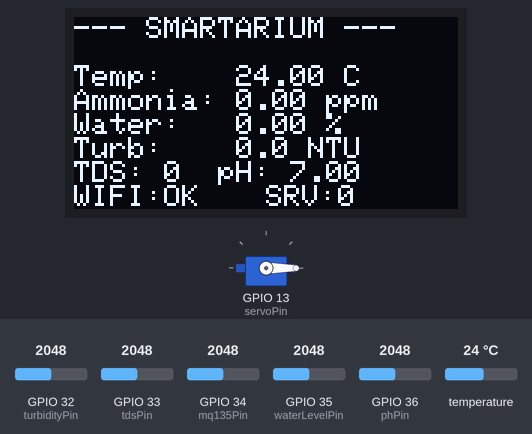
This program was run on a simulated ESP32. Parts: servo, 128×64 one-colour display. Inputs (shaded band) come from the test bench; at power-on: temperature 24 °C, GPIO 32 (turbidityPin) = 2048, GPIO 33 (tdsPin) = 2048, GPIO 34 (mq135Pin) = 2048, GPIO 35 (waterLevelPin) = 2048, GPIO 36 (phPin) = 2048. WiFi joins after 1.5 s; servers stay silent unless stated; uploads are accepted with an empty reply; what the program prints to the serial monitor is not drawn.

Above: at 5.6 s.
5.7 s: temperature set to 12 °C
At 13.4 s:
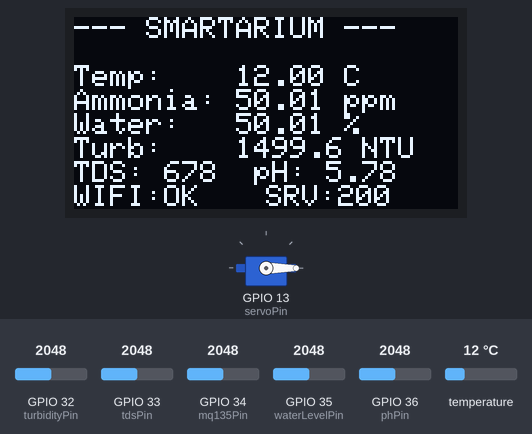
17.3 s: GPIO 32 (turbidityPin) set to 2866
At 24.3 s:
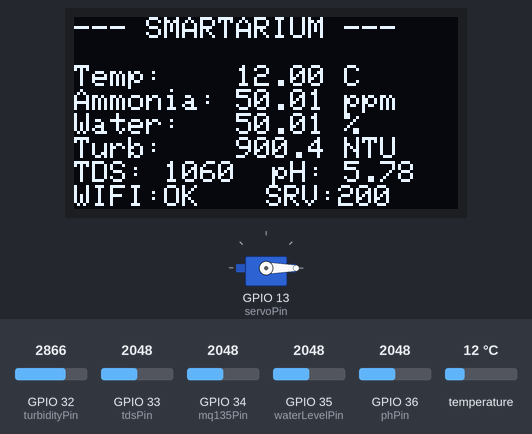
24.9 s: GPIO 33 (tdsPin) set to 2866
At 32.2 s:
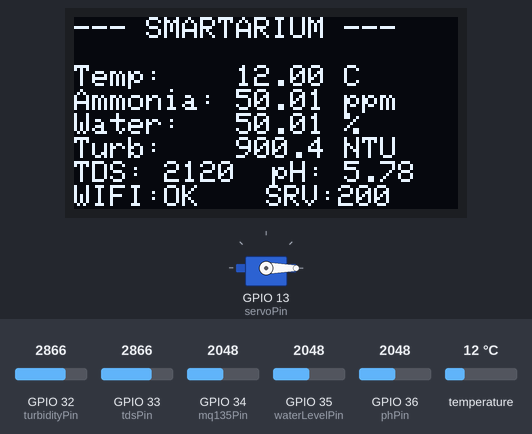
33.0 s: GPIO 34 (mq135Pin) set to 2866
At 37.8 s:
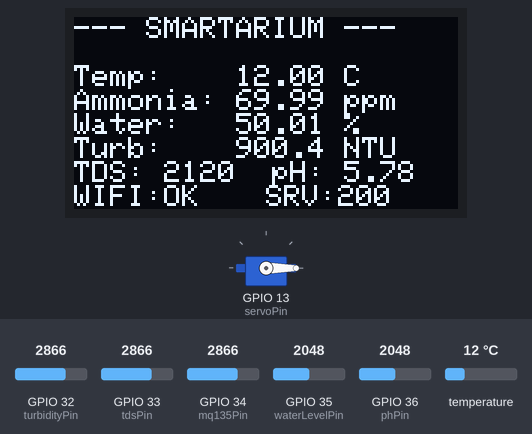
40.6 s: GPIO 35 (waterLevelPin) set to 2866
At 46.9 s:
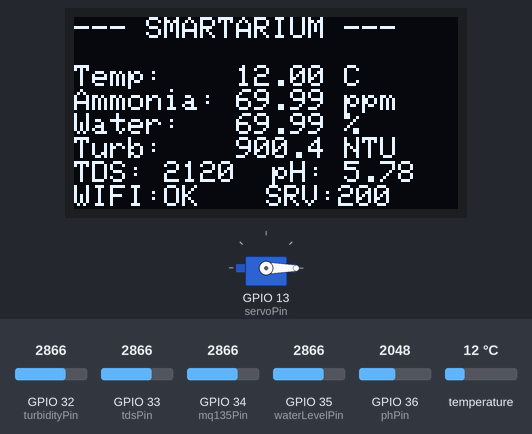
48.2 s: GPIO 36 (phPin) set to 2866
At 56.7 s:
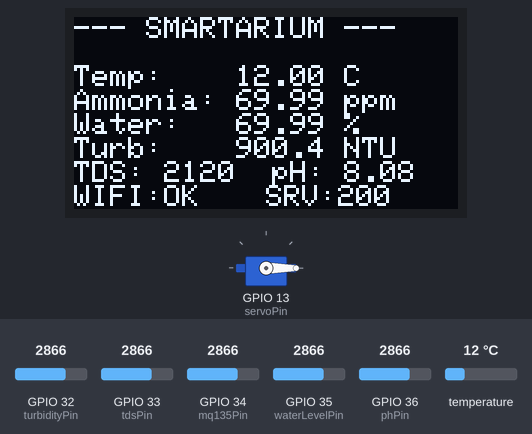
Timing chart, 0 to 58.2 s (numbered marks = the images above; inputs shaded):
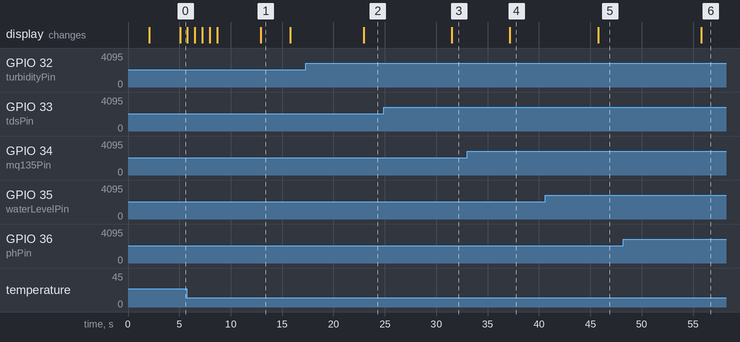

The program:

main.cpp
```cpp
#include <WiFi.h>
#include <HTTPClient.h>
#include <ArduinoJson.h>
#include <OneWire.h>
#include <DallasTemperature.h>
#include <ESP32Servo.h>
#include <Wire.h>
#include <Adafruit_GFX.h>
#include <Adafruit_SSD1306.h>

// ─── Settings ────────────────────────────────────────────────────────────────
const char* ssid = "iQOO Neo 10R";
const char* password = "netillaman";
const char* serverUrl = "http://10.45.181.234:5000/api/sensor/insert";

// DS18B20 Temperature Sensor
const int oneWireBus = 4; // Data wire is plugged into pin 4 on the ESP32
OneWire oneWire(oneWireBus);
DallasTemperature sensors(&oneWire);

// MQ-135 Gas Sensor (Ammonia/Air Quality)
const int mq135Pin = 34; // Connected to AO (Analog Output)
const int waterLevelPin = 35; // Connected to Signal (S)
const int turbidityPin = 32;  // Turbidity sensor (Analog)
const int tdsPin = 33;        // TDS Meter V1.0 (Analog)
const int phPin = 36;         // pH Sensor E201-C (Analog)
const int servoPin = 13;     // Orange Signal wire

Servo feederServo;
const char* feederUrl = "http://10.45.181.234:5000/api/feeder/check";

// OLED Display Settings
#define SCREEN_WIDTH 128
#define SCREEN_HEIGHT 64
#define OLED_RESET -1
Adafruit_SSD1306 display(SCREEN_WIDTH, SCREEN_HEIGHT, &Wire, OLED_RESET);

// Global variables to store latest values for display
float lastTemp = 0;
float lastAmmonia = 0;
float lastWater = 0;
float lastTurbidity = 0;
float lastTDS = 0;
float lastPH = 7.0;
bool isFeeding = false;
int lastResponseCode = 0;

void updateDisplay() {
  display.clearDisplay();
  display.setTextSize(1);
  display.setTextColor(SSD1306_WHITE);

  // Header
  display.setCursor(0, 0);
  display.println("--- SMARTARIUM ---");
  display.println("");

  if (isFeeding) {
    display.setTextSize(2);
    display.setCursor(10, 25);
    display.println("FEEDING...");
    display.setTextSize(1);
  } else {
    // Temperature
    display.print("Temp:    ");
    display.print(lastTemp, 2);
    display.println(" C");

    // Ammonia
    display.print("Ammonia: ");
    display.print(lastAmmonia, 2);
    display.println(" ppm");

    // Water Level
    display.print("Water:   ");
    display.print(lastWater, 2);
    display.println(" %");

    // Turbidity
    display.print("Turb:    ");
    display.print(lastTurbidity, 1);
    display.println(" NTU");

    // TDS & pH (Combined line to save space)
    display.print("TDS: ");
    display.print(lastTDS, 0);
    display.print("  pH: ");
    display.println(lastPH, 2);
  }

  // WiFi & Server Status
  display.setCursor(0, 56);
  if (WiFi.status() == WL_CONNECTED) {
    display.print("WIFI:OK");
  } else {
    display.print("WIFI:LOST");
  }

  display.setCursor(64, 56);
  display.print("SRV:");
  display.print(lastResponseCode);

  display.display();
}

void performFeeding(float grams) {
  if (grams <= 0) return;
  Serial.print("FEADING: "); Serial.print(grams); Serial.println("g");

  isFeeding = true;
  updateDisplay();

  feederServo.write(90); // Open

  // Timing: 1s for 1g, then 0.2s for each extra gram
  int duration = 1000 + (int)((grams - 1) * 200);
  if (duration < 1000) duration = 1000;

  delay(duration);
  feederServo.write(0); // Close

  isFeeding = false;
  updateDisplay();
}

void setup() {
  Serial.begin(115200);

  // WiFi Connection
  WiFi.begin(ssid, password);
  while (WiFi.status() != WL_CONNECTED) {
    delay(1000);
    Serial.println("Connecting to WiFi...");
  }
  Serial.println("Connected to WiFi");

  // Enable internal pull-up for the sensor data pin
  pinMode(oneWireBus, INPUT_PULLUP);

  sensors.begin();
  feederServo.attach(servoPin);
  feederServo.write(0); // Start closed

  // OLED Initialization
  if(!display.begin(SSD1306_SWITCHCAPVCC, 0x3C)) {
    Serial.println(F("SSD1306 allocation failed"));
  } else {
    display.clearDisplay();
    display.setTextSize(1);
    display.setTextColor(SSD1306_WHITE);
    display.setCursor(20, 20);
    display.println("SMARTARIUM");
    display.setCursor(20, 35);
    display.println("Starting...");
    display.display();
    delay(2000);
  }
}

void checkFeeder() {
  HTTPClient http;
  http.begin(feederUrl);
  int code = http.GET();
  if (code == 200) {
    String payload = http.getString();
    StaticJsonDocument<200> doc;
    deserializeJson(doc, payload);
    if (doc["active"]) {
      performFeeding(doc["amount"]);
    }
  }
  http.end();
}

void sendSensorData(String type, float value) {
  HTTPClient http;
  http.begin(serverUrl);
  http.addHeader("Content-Type", "application/json");
  StaticJsonDocument<200> doc;
  doc["sensor_type"] = type;
  doc["value"] = value;
  String requestBody;
  serializeJson(doc, requestBody);

  Serial.print("Sending " + type + ": ");
  Serial.println(value);

  int httpResponseCode = http.POST(requestBody);
  lastResponseCode = httpResponseCode;
  if (httpResponseCode > 0) {
    Serial.print("Server Response: ");
    Serial.println(httpResponseCode);
  } else {
    Serial.print("Error: ");
    Serial.println(httpResponseCode);
  }
  http.end();
}

void loop() {
  checkFeeder();
  if (WiFi.status() == WL_CONNECTED) {
    // 1. Temperature
    sensors.requestTemperatures();
    float temp = sensors.getTempCByIndex(0);
    if (temp != DEVICE_DISCONNECTED_C) {
      lastTemp = temp;
      updateDisplay(); // Update immediately
      sendSensorData("temperature", temp);
    }

    delay(500);

    // 2. MQ-135 (Ammonia)
    int rawMQ = analogRead(mq135Pin);
    float ppm = (rawMQ / 4095.0) * 100.0;
    lastAmmonia = ppm;
    updateDisplay(); // Update immediately
    sendSensorData("ammonia", ppm);

    delay(500);

    // 3. Water Level (Analog)
    int rawWater = analogRead(waterLevelPin);
    float levelPercent = (rawWater / 4095.0) * 100.0;
    lastWater = levelPercent;
    updateDisplay();
    sendSensorData("water_level", levelPercent);

    delay(500);

    // 4. Turbidity (Analog)
    int rawTurb = analogRead(turbidityPin);
    // Simple conversion: 3.3V (4095) is clean (~0 NTU), 0V is dirty
    // For many sensors: NTU = -1120.4*V^2 + 5742.3*V - 4353.8
    // Simplified for now: mapping 0-4095 to 3000-0 NTU
    float turbidity = (1.0 - (rawTurb / 4095.0)) * 3000.0;
    if (turbidity < 0) turbidity = 0;
    lastTurbidity = turbidity;
    updateDisplay();
    sendSensorData("turbidity", turbidity);

    delay(500);

    // 5. TDS Meter (Analog)
    int rawTDS = analogRead(tdsPin);
    float voltageTDS = rawTDS * (3.3 / 4095.0);
    // Temperature compensation
    float compCoeff = 1.0 + 0.02 * (lastTemp - 25.0);
    float compVolts = voltageTDS / compCoeff;
    // Standard Gravity TDS formula
    float tdsValue = (133.42 * pow(compVolts, 3) - 255.86 * pow(compVolts, 2) + 857.39 * compVolts) * 0.5;
    if (tdsValue < 0) tdsValue = 0;
    lastTDS = tdsValue;
    updateDisplay();
    sendSensorData("tds", tdsValue);

    delay(500);

    // 6. pH Sensor (Analog)
    int rawPH = analogRead(phPin);
    float voltagePH = rawPH * (3.3 / 4095.0);
    // Typical calibration: pH 7 is usually ~2.5V on 5V systems.
    // On 3.3V ESP32, this needs careful calibration.
    float phValue = 3.5 * voltagePH + 0.0; // Placeholder linear map
    lastPH = phValue;
    updateDisplay();
    sendSensorData("ph", phValue);

    delay(1000);
  }
  updateDisplay();
  delay(2000);
}
```

Measured:
- after the input at 17.3 s, the display: changes after 5.6 s (image 2)
- after the input at 24.9 s, the display: changes after 6.6 s (image 3)
- after the input at 33.0 s, the display: changes after 4.2 s (image 4)
- after the input at 40.6 s, the display: changes after 5.1 s (image 5)
- after the input at 48.2 s, the display: changes after 7.6 s (image 6)
- what the display in image 1 shows lasts 2.9 s, from 12.9 s to 15.8 s
